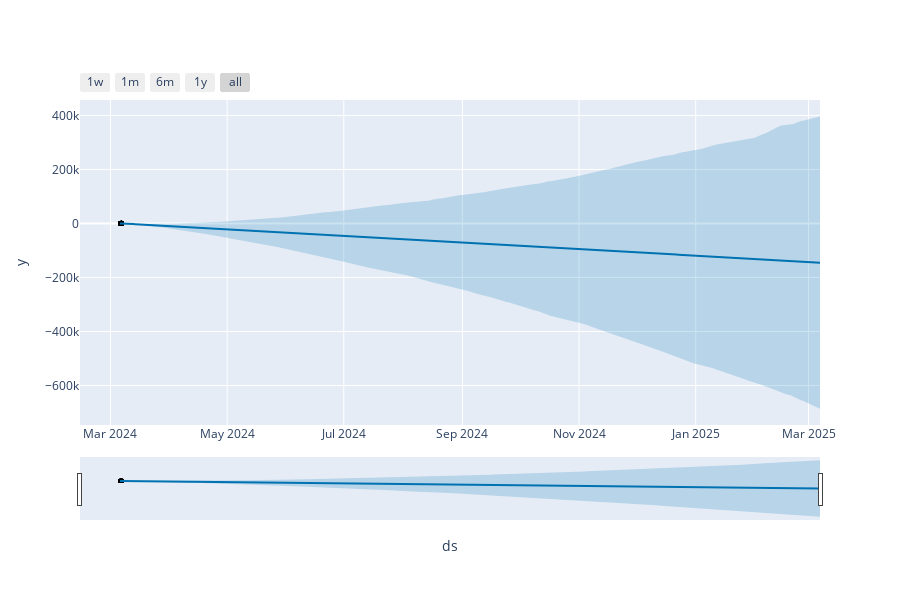

Notebook code cell kept with this figure:
### Code cell
plot_plotly(m, forecast)

### Figure 1 — Plotly figure (JSON) as saved in the notebook; plotly's stock layout.template omitted (floating-point values rounded to 4 significant figures; data arrays with more than 128 entries replaced by an {"elided": "..."} marker saying what was removed)
{"data": [{"marker": {"color": "black", "size": 4}, "mode": "markers", "name": "Actual", "type": "scatter", "x": {"elided": "17568 str values"}, "y": {"elided": "17568 int values"}}, {"hoverinfo": "skip", "line": {"width": 0}, "mode": "lines", "type": "scatter", "x": {"elided": "413 str values"}, "y": {"elided": "413 float values"}}, {"fill": "tonexty", "fillcolor": "rgba(0, 114, 178, 0.2)", "line": {"color": "#0072B2", "width": 2}, "mode": "lines", "name": "Predicted", "type": "scatter", "x": {"elided": "413 str values"}, "y": {"elided": "413 float values"}}, {"fill": "tonexty", "fillcolor": "rgba(0, 114, 178, 0.2)", "hoverinfo": "skip", "line": {"width": 0}, "mode": "lines", "type": "scatter", "x": {"elided": "413 str values"}, "y": {"elided": "413 float values"}}], "layout": {"height": 600, "showlegend": false, "width": 900, "xaxis": {"rangeselector": {"buttons": [{"count": 7, "label": "1w", "step": "day", "stepmode": "backward"}, {"count": 1, "label": "1m", "step": "month", "stepmode": "backward"}, {"count": 6, "label": "6m", "step": "month", "stepmode": "backward"}, {"count": 1, "label": "1y", "step": "year", "stepmode": "backward"}, {"step": "all"}]}, "rangeslider": {"visible": true}, "title": {"text": "ds"}, "type": "date"}, "yaxis": {"title": {"text": "y"}}}}
